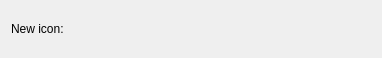
<ui version="4.0" >
 <class>quicklaunchAdd</class>
 <widget class="QWidget" name="quicklaunchAdd" >
  <property name="geometry" >
   <rect>
    <x>0</x>
    <y>0</y>
    <width>382</width>
    <height>58</height>
   </rect>
  </property>
  <property name="windowTitle" >
   <string>Add Shortcut</string>
  </property>
  <property name="accessibleName" >
   <string>Add Shortcut</string>
  </property>
  <layout class="QGridLayout" >
   <item row="0" column="0" >
    <widget class="QLabel" name="lblIcon1" >
     <property name="text" >
      <string>New icon:</string>
     </property>
    </widget>
   </item>
   <item row="0" column="1" >
    <widget class="KUrlRequester" name="urlIcon" >
     <property name="filter" >
      <string>*.desktop</string>
     </property>
    </widget>
   </item>
  </layout>
 </widget>
 <customwidgets>
  <customwidget>
   <class>KUrlRequester</class>
   <extends>QFrame</extends>
   <header>kurlrequester.h</header>
  </customwidget>
 </customwidgets>
 <resources/>
 <connections/>
</ui>
